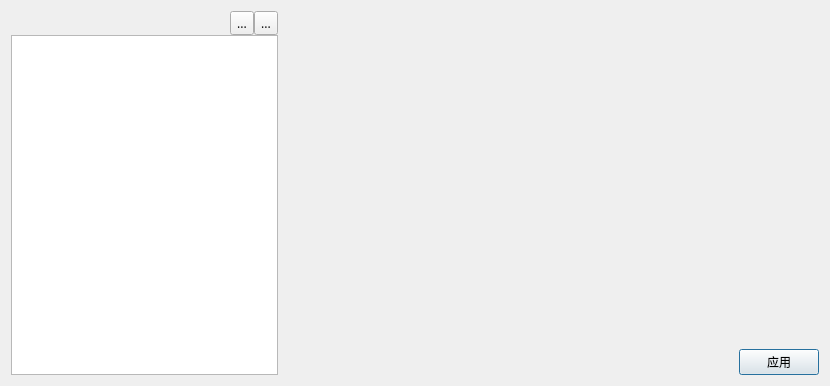
<?xml version="1.0" encoding="UTF-8"?>
<ui version="4.0">
 <class>PluginWidget</class>
 <widget class="QDialog" name="PluginWidget">
  <property name="geometry">
   <rect>
    <x>0</x>
    <y>0</y>
    <width>830</width>
    <height>386</height>
   </rect>
  </property>
  <property name="font">
   <font>
    <family>Adobe 宋体 Std L</family>
   </font>
  </property>
  <property name="windowTitle">
   <string>Dialog</string>
  </property>
  <layout class="QGridLayout" name="gridLayout">
   <item row="0" column="0">
    <layout class="QHBoxLayout" name="horizontalLayout_2" stretch="1,2">
     <item>
      <layout class="QVBoxLayout" name="plugin_layout">
       <property name="spacing">
        <number>0</number>
       </property>
       <item>
        <layout class="QHBoxLayout" name="tool_layout">
         <property name="spacing">
          <number>0</number>
         </property>
         <item>
          <spacer name="horizontalSpacer_2">
           <property name="orientation">
            <enum>Qt::Horizontal</enum>
           </property>
           <property name="sizeHint" stdset="0">
            <size>
             <width>40</width>
             <height>20</height>
            </size>
           </property>
          </spacer>
         </item>
         <item>
          <widget class="QToolButton" name="append">
           <property name="text">
            <string>...</string>
           </property>
           <property name="icon">
            <iconset resource="../res/amplifier.qrc">
             <normaloff>:/amplifier/img/append.png</normaloff>:/amplifier/img/append.png</iconset>
           </property>
          </widget>
         </item>
         <item>
          <widget class="QToolButton" name="remove">
           <property name="text">
            <string>...</string>
           </property>
           <property name="icon">
            <iconset resource="../res/amplifier.qrc">
             <normaloff>:/amplifier/img/remove.png</normaloff>:/amplifier/img/remove.png</iconset>
           </property>
          </widget>
         </item>
        </layout>
       </item>
       <item>
        <widget class="QListWidget" name="plugin_list"/>
       </item>
      </layout>
     </item>
     <item>
      <layout class="QVBoxLayout" name="verticalLayout" stretch="5,1">
       <property name="spacing">
        <number>0</number>
       </property>
       <item>
        <widget class="QLabel" name="plugin_info">
         <property name="text">
          <string/>
         </property>
         <property name="alignment">
          <set>Qt::AlignLeading|Qt::AlignLeft|Qt::AlignTop</set>
         </property>
        </widget>
       </item>
       <item>
        <layout class="QHBoxLayout" name="horizontalLayout">
         <item>
          <spacer name="horizontalSpacer">
           <property name="orientation">
            <enum>Qt::Horizontal</enum>
           </property>
           <property name="sizeHint" stdset="0">
            <size>
             <width>40</width>
             <height>20</height>
            </size>
           </property>
          </spacer>
         </item>
         <item>
          <widget class="QPushButton" name="apply">
           <property name="text">
            <string>应用</string>
           </property>
          </widget>
         </item>
        </layout>
       </item>
      </layout>
     </item>
    </layout>
   </item>
  </layout>
 </widget>
 <resources>
  <include location="../res/amplifier.qrc"/>
 </resources>
 <connections/>
</ui>
